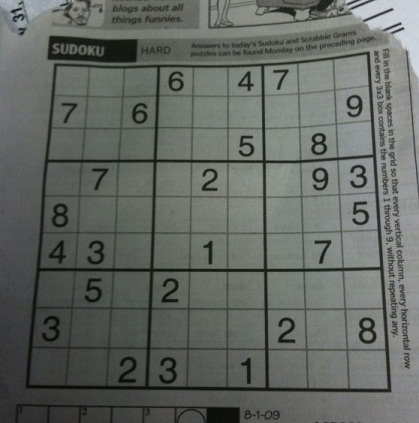
#> input picture data/morfologicos/sudoku.jpg, 419 x 423 px, found by its file name
$ python t02_filtrado_morfologico.py
#> lines starting #> are read from the running program, lines starting #| are printed output that depends on the picture
### src/exercise_01/t01_load_image.py
__author__ = "mi_nombre_aqui"
# Estas dos líneas inferiores se usan para crear gráficos interactivos
import os
from pathlib import Path

import matplotlib as mpl

mpl.use("Tkagg")
import matplotlib.pyplot as plt

# Para escribir menos puedo poner alias a lo que importo:
import numpy
import numpy as np
import scipy

# Aquí importo las librerías que me resultan útiles
import skimage
import skimage.io
import sklearn

output_folder = Path(__file__).parent.parent.parent / "outs" / Path(__file__).parent.name
output_folder.mkdir(exist_ok=True, parents=True)


"""
Date = 17/07/2018
Author = 106376
Project = Práctica 0, principios de python

"""

"""
   En este código proporcionamos herramientas que nos van a permitir cargar, guardar y visualizar
   imágenes. Lo usaremos durante todas las prácticas.

   TODO: Entiende este código y haz que funcione asegurándote de que tienes bien elegido el intérprete
"""


# Las funciones de python se definen con def. El contenido se escribe indentado:
# [65 lines left out: functions cargar_imagen, guardar_imagen, visualizar_imagen, not called in this run]


def visualizar_imagenes(
    lista_imagen,
    lista_titulos,
    n_row,
    n_col,
    block=True,
    save_figure=False,
    figure_save_path="out/fig_sample.png",
    rescale_colors=True,
):
    """
    Esta función visualiza y almacena una imagen y salva la figura si se indica
    :param imagen_rgb: imagen RGB de tipo numpy array
    :param titulo: Indica el nombre del estudiante más la información adicional requerida
    :param block: Permite que al visualizar la imagen en programa pare hasta cerrar la ventana
    :return:
    """
    if n_row < 2:
        raise Exception("n_row tiene que ser mayor que 2")
    fig, ax = plt.subplots(n_row, n_col, sharex=True, sharey=True)

    nc = 0
    nr = 0
    if n_col > 1:
        for i, (imagen, titulo) in enumerate(zip(lista_imagen, lista_titulos, strict=True)):
            try:
                if len(imagen.shape) == 2:
                    if rescale_colors:
                        ax[nr, nc].imshow(imagen, cmap=plt.get_cmap("gray"))
                    else:
                        ax[nr, nc].imshow(imagen, cmap=plt.get_cmap("gray"))
                else:
                    ax[nr, nc].imshow(imagen)
                ax[nr, nc].set_title(titulo)
            except Exception:
                pass
            nr += 1
            if nr == n_row:
                nr = 0
                nc += 1
    else:
        for i, (imagen, titulo) in enumerate(zip(lista_imagen, lista_titulos, strict=True)):
            try:
                if len(imagen.shape) == 2:
                    ax[nr].imshow(imagen, cmap=plt.get_cmap("gray"))
                else:
                    ax[nr].imshow(imagen)
                ax[nr].set_title(titulo)
            except Exception:
                pass
            nr += 1
            if nr == n_row:
                nr = 0
                nc += 1

    if save_figure:
        folder, filename = os.path.split(figure_save_path)
        try:
            os.makedirs(folder)
        except Exception:
            pass
        plt.savefig(figure_save_path, dpi=600)
    plt.show(block=block)


# Es buena costumbre meter este if al final para evitar que se ejecute código al importar este script desde otro.
# [15 lines that do not run on import are left out]

### src/exercise_04/t02_filtrado_morfologico.py
# -*- coding: utf-8 -*-
__author__ = 106360

from pathlib import Path

import cv2
import numpy as np
import skimage
import skimage.morphology
from matplotlib import pyplot as plt

from src.exercise_01.t01_load_image import visualizar_imagen, visualizar_imagenes

file_histo = "./data/histograma/cerebro_1.jpg"
file_thres = "./data/histograma/bookpage.jpg"
file_7seg = "./data/histograma/Segmentos7.jpg"

file_mariposa = "./data/morfologicos/mariposa.jpg"
file_mariposa_noisy = "./data/morfologicos/mariposa_noisy.jpg"

file_sudoku = "./data/morfologicos/sudoku.jpg"
file_windows = "./data/morfologicos/windows.jpg"

output_folder = Path(__file__).parent.parent.parent / "outs" / Path(__file__).parent.name
output_folder.mkdir(exist_ok=True, parents=True)


def do_test_binary_morphology_filter_1():
    image_gray = skimage.color.rgb2gray(skimage.io.imread(file_sudoku))
    img_threshold = skimage.filters.threshold_local(image_gray, 65, offset=0)
    image_binary_adaptive = image_gray < img_threshold
    visualizar_imagenes([image_gray, image_binary_adaptive], ["orig", "binary"], 2, 1)

    """
    NOMBRE:
    TODO:
        Sobre la imagen binaria hacer lo siguiente:
        -  Aplicar un  filtro de erosión con tres tamaños de elemento estructural, incluyendo elementos rectangulares
        -  Aplicar un  filtro de dilatación con tres tamaños de elemento estructural, incluyendo elementos rectangulares
        -  Aplicar un  filtro de apertura con tres tamaños de elemento estructural, incluyendo elementos rectangulares
        -  Aplicar un  filtro de cierre con tres tamaños de elemento estructural, incluyendo elementos rectangulares
        - Guardar las imágenes en  en directorio out de la práctica como binary_morphology_filter_2_XXX.png
        Respuesta:
    """


def do_test_gray_morphology():
    """
    NOMBRE:
    TODO:
        Una de las aplicaciones de las operaciones morfológicas enos permiten aislar el valor del fondo, es decir la iluminación no homogenea de la imagen.
        Esta operación consiste en restarle a una imagen una operación morfológica de ella misma con un elemento estructural grande.
        Revisa el código y prueba sus efectos con distintos tipos de elemento esturctural (distinto tamaño y distinta forma (p.e tamaño 1,9 y tamaño 9,1))
        Respuesta:
    """

    image_gray = skimage.color.rgb2gray(skimage.io.imread(file_sudoku))
#> image_gray: shape (423, 419) float64; min 0.0213, max 0.856, mean 0.401
    imagen_opening = skimage.morphology.dilation(image_gray, np.ones((9, 9)))
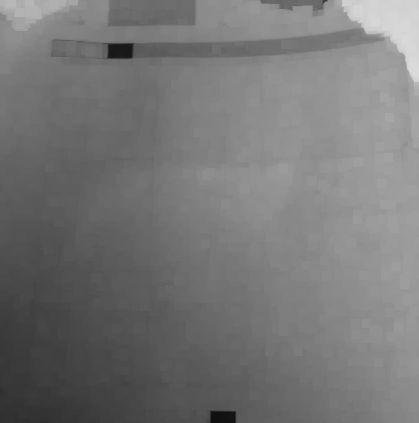
#> imagen_opening: shape (423, 419) float64; min 0.0608, max 0.856, mean 0.465
    imagen_removal = image_gray / (imagen_opening + 0.001)
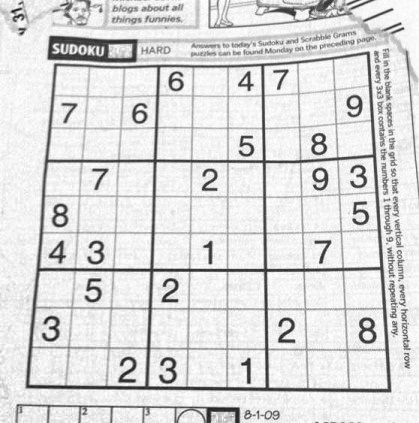
#> imagen_removal: shape (423, 419) float64; min 0.0893, max 0.999, mean 0.861

    visualizar_imagenes(
        [image_gray, imagen_opening, imagen_removal], ["orig", "opening", "corregida"], 3, 1
    )
#> the loop in visualizar_imagenes, `for i, (imagen, titulo) in enumerate(zip(lista_imagen, lista_titulos, ..` made 3 passes
#> (titulo, nc) on pass 3: ('corregida', 1)
#> titulo on passes 1 to 2: 'orig', 'opening'
#> after the loop in visualizar_imagenes, `for i, (imagen, titulo) in enumerate(zip(lista_imagen, lista_titulos, ..`: nc = 1; nr = 0
#> in visualizar_imagenes, `plt.show(block=block)`:
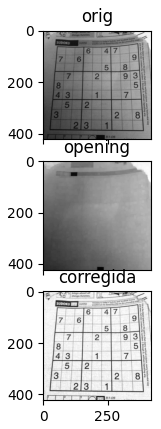
#> figure drawn by matplotlib, 3 panels


def do_test_binary_morphology_filter_2():
    image_gray = skimage.color.rgb2gray(skimage.io.imread(file_sudoku))
    img_threshold = skimage.filters.threshold_local(image_gray, 65, offset=0)
    image_binary_adaptive = image_gray < img_threshold
    visualizar_imagenes([image_gray, image_binary_adaptive], ["orig", "binary"], 2, 1)

    """
    NOMBRE:
    TODO:
        Sobre la imagen binaria diseñar la cadena de filtros más adecuada que permita quedarnos sólamente con los números del sudoku y la retícula
        Recodrad que podéis aplicar operaciones lógicas a los resultados de distintos filtros para combinarlos.
        - Explicar el proceso
        - Guardar las imágenes en el directorio out de la práctica como: binary_morphology_filter_2_XXX.png
        - Si queréis podéis también trabajar sobre la imagen en gris original antes de realizar el threshold.
        ¿Podría ayudar el aplicar filtros morfológicos en niveles de gris antes de aplicar el threshold?
        Respuesta:

    """


if __name__ == "__main__":
    do_test_gray_morphology()
    # do_test_binary_morphology_filter_1()
